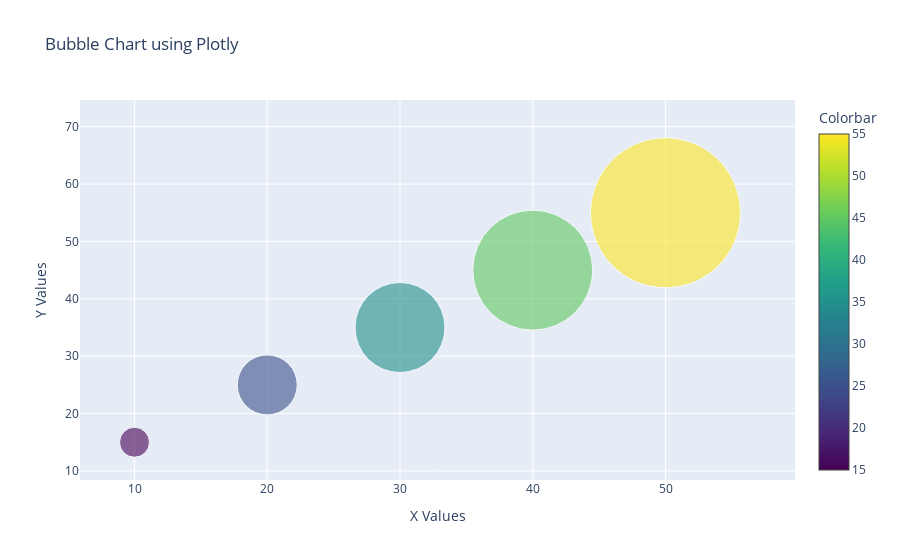

Write notebook code for a chart like this one.
### Markdown cell above
## 13. Bubble Chart

### Code cell
# Import required libraries
import plotly.graph_objects as go

# Sample data
data = {
    'X': [10, 20, 30, 40, 50],
    'Y': [15, 25, 35, 45, 55],
    'Size': [30, 60, 90, 120, 150],  # Determines the size of bubbles
    'Labels': ['A', 'B', 'C', 'D', 'E']
}

# Creating the bubble chart
fig = go.Figure(data=go.Scatter(
    x=data['X'],
    y=data['Y'],
    mode='markers',
    text=data['Labels'],
    marker=dict(
        size=data['Size'],
        sizemode='diameter',  # 'diameter' ensures that the size values correspond to the diameter of the bubbles
        opacity=0.6,
        color=data['Y'],  # Coloring the bubbles based on Y values
        colorscale='Viridis',
        colorbar=dict(title='Colorbar')
    )
))

# Setting the layout for the plot
fig.update_layout(
    title='Bubble Chart using Plotly',
    xaxis_title='X Values',
    yaxis_title='Y Values',
    showlegend=False
)

# Display the plot
fig.show()

# Save the plot to an HTML file
fig.write_html("./outputs/bubble_chart_plotly.html")

# save png file with 300 dpi
fig.write_image("./outputs/bubble_chart_plotly.png", scale=3)

### Figure 1 — Plotly figure (JSON) as saved in the notebook; plotly's stock layout.template omitted (floating-point values rounded to 4 significant figures)
{"data": [{"marker": {"color": [15, 25, 35, 45, 55], "colorbar": {"title": {"text": "Colorbar"}}, "colorscale": [[0, "#440154"], [0.1111, "#482878"], [0.2222, "#3e4989"], [0.3333, "#31688e"], [0.4444, "#26828e"], [0.5556, "#1f9e89"], [0.6667, "#35b779"], [0.7778, "#6ece58"], [0.8889, "#b5de2b"], [1, "#fde725"]], "opacity": 0.6, "size": [30, 60, 90, 120, 150], "sizemode": "diameter"}, "mode": "markers", "text": ["A", "B", "C", "D", "E"], "type": "scatter", "x": [10, 20, 30, 40, 50], "y": [15, 25, 35, 45, 55]}], "layout": {"showlegend": false, "title": {"text": "Bubble Chart using Plotly"}, "xaxis": {"title": {"text": "X Values"}}, "yaxis": {"title": {"text": "Y Values"}}}}
